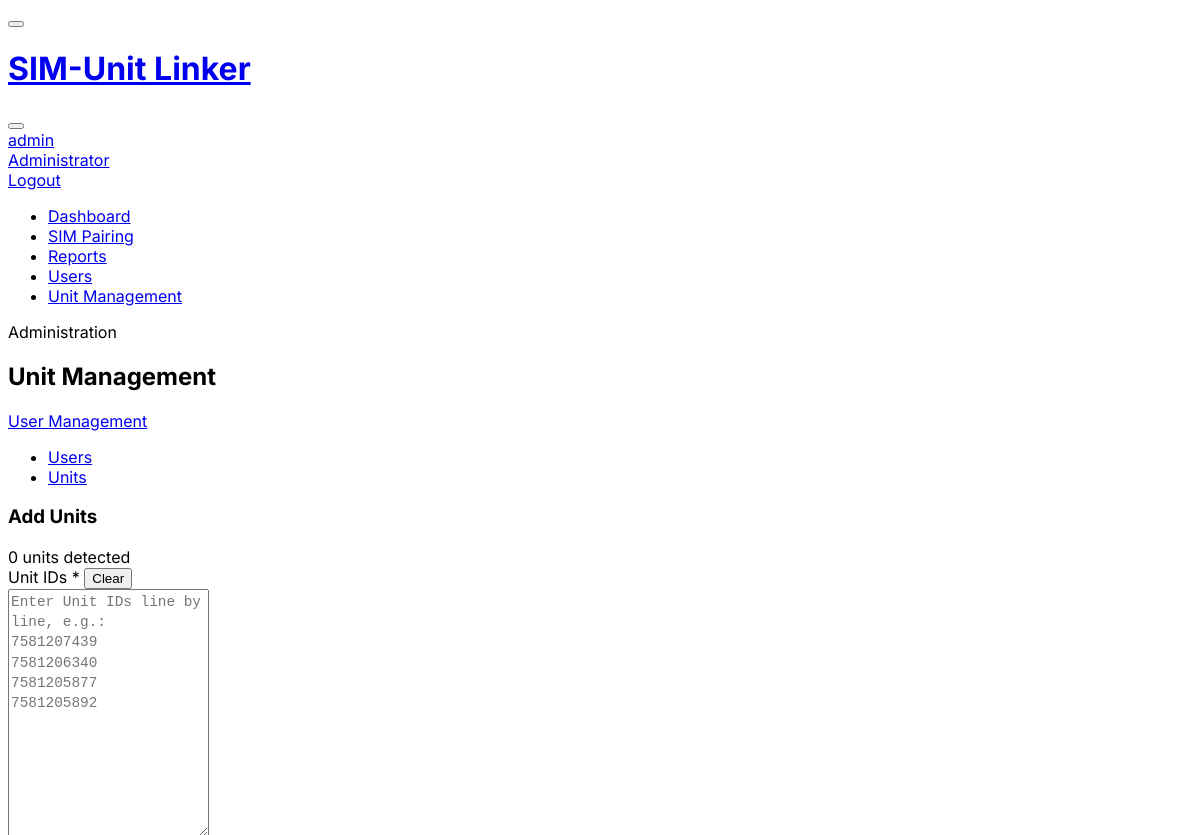
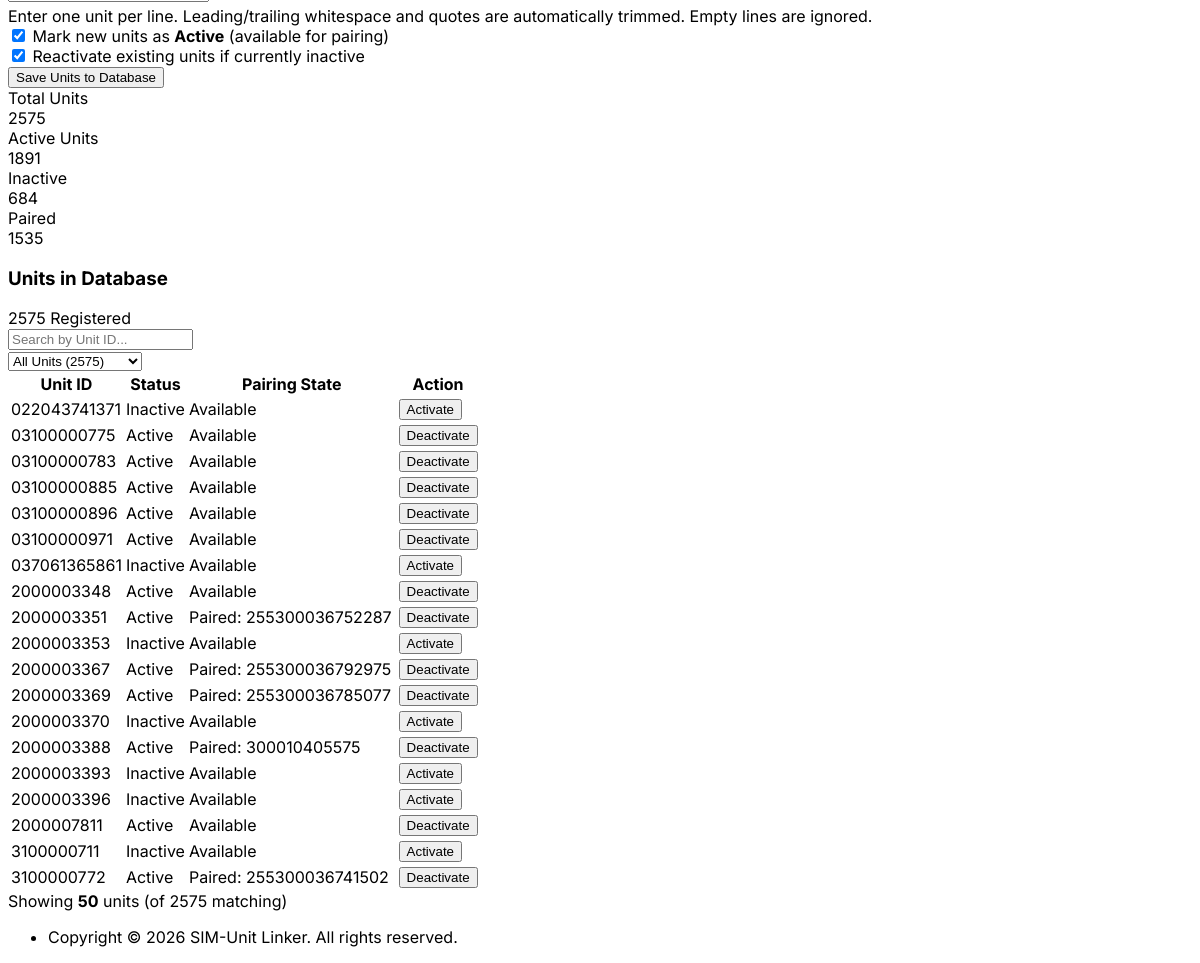
The app's page /admin/units (signed in) with its own data (2 pictures, top to bottom).
### database.py (models this page shows)
class Unit(Base):
    __tablename__ = 'units'
    id = Column(String, primary_key=True)  # UnitId from CSV is a string to match the raw format
    is_active = Column(Boolean, default=True)
    pairings = relationship("Pairing", back_populates="unit")

class SimCard(Base):
    __tablename__ = 'sim_cards'
    id = Column(Integer, primary_key=True, autoincrement=True)
    msisdn = Column(String, nullable=False, index=True)
    iccid = Column(String, nullable=False, index=True)
    provider = Column(String, nullable=False)
    pairings = relationship("Pairing", back_populates="sim_card")

### main.py (the view)
@app.get("/admin/units", response_class=HTMLResponse)
async def admin_units_get(
    request: Request,
    current_user = Depends(require_admin),
    db: Session = Depends(get_db)
):
    stats = get_units_stats(db)
    units, total_matching, pairings_map = get_units_list_data(db, query="", status_filter="all")
    return templates.TemplateResponse(request, "admin_units.html", {
        "current_user": current_user,
        "active_page": "admin_units",
        "stats": stats,
        "units": units,
        "total_matching": total_matching,
        "pairings_map": pairings_map,
        "query": "",
        "status_filter": "all",
        "total_count": stats["total_units"],
        "active_count": stats["active_units"],
        "inactive_count": stats["inactive_units"],
        "batch_result": None
    })

### templates/admin_units.html (shortened to what this page needs)
{% extends "base.html" %}
{% block content %}
<div class="page-header d-print-none mb-3">
  <div class="row align-items-center">
    <div class="col">
      <div class="page-pretitle">Administration</div>
      <h2 class="page-title">Unit Management</h2>
    </div>
    <div class="col-auto ms-auto d-print-none">
      <div class="btn-list">
        <a href="/admin/users" class="btn btn-outline-primary">
           User Management
        </a>
      </div>
    </div>
  </div>
</div>
<ul class="nav nav-pills mb-3">
  <li class="nav-item">
    <a class="nav-link" href="/admin/users">
       Users
    </a>
  </li>
  <li class="nav-item">
    <a class="nav-link active" href="/admin/units">
       Units
    </a>
  </li>
</ul>
<div class="row row-cards mt-1">
  <div class="col-lg-5 col-xl-4">
    <div class="card">
      <div class="card-header bg-primary-lt d-flex justify-content-between align-items-center">
        <h3 class="card-title mb-0">
           Add Units
        </h3>
        <span class="badge bg-secondary-lt" id="units-count-badge">0 units detected</span>
      </div>
      <div class="card-body">
        <form id="add-units-form"
              hx-post="/admin/units/add"
              hx-target="#units-content-area"
              hx-swap="outerHTML"
              hx-indicator="#units-loading-indicator"
              hx-on::after-request="if(event.detail.successful) handleAfterAddUnits(event)">
          <div class="mb-3">
            <div class="d-flex justify-content-between align-items-center mb-1">
              <label class="form-label mb-0 fw-bold" for="units_text">
                Unit IDs <span class="text-danger">*</span>
              </label>
              <button type="button" class="btn btn-link btn-sm text-muted p-0" onclick="clearUnitsForm()">
                Clear
              </button>
            </div>
            <textarea
              class="form-control font-monospace"
              id="units_text"
              name="units_text"
              rows="12"
              placeholder="Enter Unit IDs line by line, e.g.:&#10;7581207439&#10;7581206340&#10;7581205877&#10;7581205892"
              required
              style="resize: vertical; font-size: 0.9rem; line-height: 1.4;"
              oninput="updateUnitsCount(this)"
              autocomplete="off"></textarea>
            <div class="form-text text-muted small mt-1">
               Enter one unit per line. Leading/trailing whitespace and quotes are automatically trimmed. Empty lines are ignored.
            </div>
          </div>
          <div class="mb-3 bg-light p-2 rounded border">
            <div class="form-check mb-2">
              <input class="form-check-input" type="checkbox" name="is_active" id="chk-is-active" value="true" checked>
              <label class="form-check-label" for="chk-is-active">
                Mark new units as <strong>Active</strong> (available for pairing)
              </label>
            </div>
            <div class="form-check mb-0">
              <input class="form-check-input" type="checkbox" name="reactivate_existing" id="chk-reactivate" value="true" checked>
              <label class="form-check-label" for="chk-reactivate">
                Reactivate existing units if currently inactive
              </label>
            </div>
          </div>
          <button type="submit" class="btn btn-primary w-100" id="btn-save-units">
             Save Units to Database
          </button>
        </form>
      </div>
    </div>
  </div>
  <div class="col-lg-7 col-xl-8">
    {% include "partials/units_content_area.html" %}
  </div>
</div>
{% endblock %}

### templates/partials/units_table.html (shortened to what this page needs)
<div id="units-table-container">
  <div class="card-body border-bottom py-3">
    <div class="row g-2 align-items-center">
      <div class="col">
        <div class="input-icon">
          <input type="text"
                 class="form-control"
                 name="query"
                 value="{{ query|default('') }}"
                 placeholder="Search by Unit ID..."
                 autocomplete="off"
                 hx-get="/admin/units/table"
                 hx-trigger="keyup changed delay:300ms, search"
                 hx-target="#units-table-container"
                 hx-swap="outerHTML"
                 hx-include="[name='status_filter']">
        </div>
      </div>
      <div class="col-auto">
        <select class="form-select"
                name="status_filter"
                hx-get="/admin/units/table"
                hx-trigger="change"
                hx-target="#units-table-container"
                hx-swap="outerHTML"
                hx-include="[name='query']">
          <option value="all" {% if status_filter == 'all' %}selected{% endif %}>All Units ({{ total_count }})</option>
        </select>
      </div>
    </div>
  </div>
  <div class="table-responsive" style="max-height: 520px; overflow-y: auto;">
    <table class="table table-vcenter card-table table-hover table-striped">
      <thead class="sticky-top bg-white">
        <tr>
          <th>Unit ID</th>
          <th>Status</th>
          <th>Pairing State</th>
          <th class="w-1 text-end">Action</th>
        </tr>
      </thead>
      <tbody>
        {% if units %}
          {% for u in units %}
          <tr>
            <td>
              <div class="d-flex align-items-center">
                <span class="font-monospace fw-bold text-dark">{{ u.id }}</span>
              </div>
            </td>
            <td>
              {% if u.is_active %}
                <span class="badge bg-green-lt"> Active</span>
              {% else %}
                <span class="badge bg-secondary-lt"> Inactive</span>
              {% endif %}
            </td>
            <td>
              {% if pairings_map and u.id in pairings_map %}
                {% set p = pairings_map[u.id] %}
                <span class="badge bg-blue-lt" title="Paired at {{ p.paired_at.strftime('%Y-%m-%d %H:%M') if p.paired_at else '' }}">
                   Paired: {{ p.sim_card.msisdn if p.sim_card else 'SIM' }}
                </span>
              {% else %}
                <span class="text-muted small">
                   Available
                </span>
              {% endif %}
            </td>
            <td class="text-end">
              <button class="btn btn-sm {% if u.is_active %}btn-outline-warning{% else %}btn-outline-success{% endif %}"
                      hx-post="/admin/units/toggle/{{ u.id }}"
                      hx-target="#units-table-container"
                      hx-swap="outerHTML"
                      hx-include="[name='query'], [name='status_filter']"
                      title="{% if u.is_active %}Deactivate this Unit{% else %}Activate this Unit{% endif %}">
                {% if u.is_active %}
                   Deactivate
                {% else %}
                   Activate
                {% endif %}
              </button>
            </td>
          </tr>
          {% endfor %}
        {% endif %}
      </tbody>
    </table>
  </div>
  <div class="card-footer d-flex align-items-center justify-content-between py-2 text-muted small">
    <span>Showing <strong>{{ units|length }}</strong> units (of {{ total_matching }} matching)</span>
  </div>
</div>

### templates/base.html (style rules this page uses)
:root { --tblr-font-sans-serif: 'Inter', -apple-system, BlinkMacSystemFont, San Francisco, Segoe UI, Roboto, Helvetica Neue, sans-serif; }
body { font-family: var(--tblr-font-sans-serif); }
.card { transition: transform 0.2s ease, box-shadow 0.2s ease; }

### records on screen
Unit: id "022043741371", is_active "Inactive", shows "Available"
Unit: id "03100000775", is_active "Active", shows "Available"
Unit: id "03100000783", is_active "Active", shows "Available"
Unit: id "03100000885", is_active "Active", shows "Available"
Unit: id "03100000896", is_active "Active", shows "Available"
Unit: id "03100000971", is_active "Active", shows "Available"
Unit: id "037061365861", is_active "Inactive", shows "Available"
Unit: id "2000003348", is_active "Active", shows "Available"
Unit: id "2000003351", is_active "Active"
SimCard: sim_card "255300036752287"
Unit: id "2000003353", is_active "Inactive", shows "Available"
Unit: id "2000003367", is_active "Active"
SimCard: sim_card "255300036792975"
Unit: id "2000003369", is_active "Active"
SimCard: sim_card "255300036785077"
Unit: id "2000003370", is_active "Inactive", shows "Available"
Unit: id "2000003388", is_active "Active"
SimCard: sim_card "300010405575"
Unit: id "2000003393", is_active "Inactive", shows "Available"
Unit: id "2000003396", is_active "Inactive", shows "Available"
Unit: id "2000007811", is_active "Active", shows "Available"
Unit: id "3100000711", is_active "Inactive", shows "Available"
Unit: id "3100000772", is_active "Active"
SimCard: sim_card "255300036741502"

### other values on screen
{{ current_user.username }} "admin"
{{ stats.total_units }} "2575"
{{ stats.active_units }} "1891"
{{ stats.inactive_units }} "684"
{{ stats.paired_units }} "1535"
{{ units|length }} "50"
{{ total_matching }} "2575"
